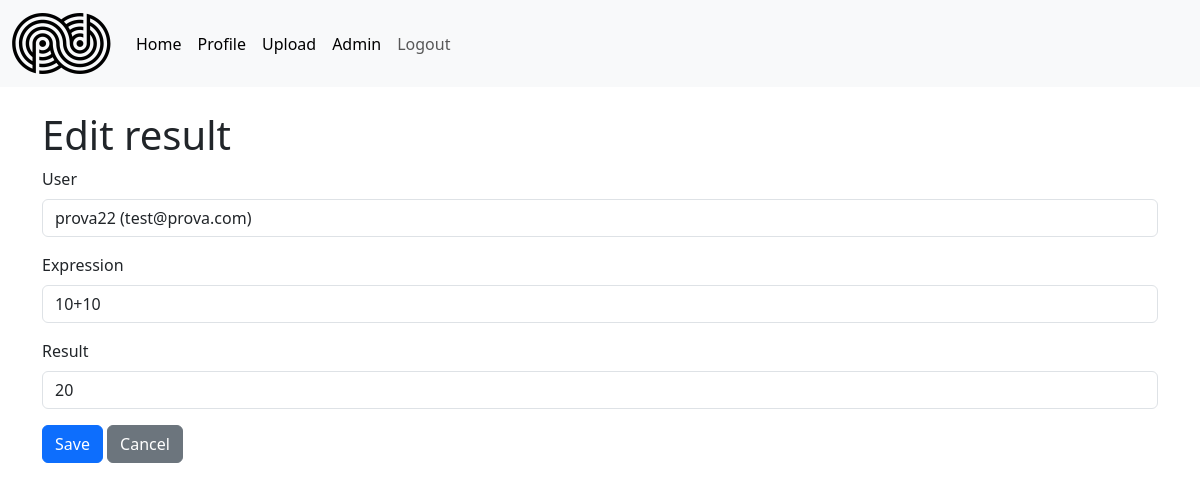
/auth/admin/results/2/edit (signed in), run on the app's committed database.
### models/model.py (models this page shows, shortened)
class Result(db.Model):
    id = db.Column(db.Integer, primary_key=True)
    user_id = db.Column(db.Integer, db.ForeignKey('user.id'), nullable=False)
    expression = db.Column(db.String(255), nullable=False)
    result = db.Column(db.String(255), nullable=False)
    timestamp = db.Column(db.DateTime, default=datetime.datetime.utcnow)
    user = db.relationship('User', backref=db.backref('results', lazy='select'))

class User(UserMixin, db.Model):
    id = db.Column(db.Integer, primary_key= True)
    username = db.Column(db.String(80), unique=True, nullable=False)
    email = db.Column(db.String(120), unique=True, nullable=False)
    password_hash = db.Column(db.String(128))  # Campo per la password criptata
    roles = db.relationship('Role', secondary=user_roles, backref=db.backref('users', lazy='dynamic'))
    def has_role(self, role_name):
        return any(role.name == role_name for role in self.roles)

### routes/auth.py (the view, shortened to what this page needs)
@login_required
@app.route('/admin/results/<int:result_id>/edit', methods=['GET', 'POST'])
def admin_edit_result(result_id):
    if not current_user.is_authenticated or not current_user.has_role('admin'):
        flash("Accesso non autorizzato!")
        return redirect(url_for('default.home'))
    res = db.session.get(Result, result_id)
    if not res:
        flash('Result non trovato')
        return redirect(url_for('auth.admin_page'))
    if request.method == 'GET':
        users = db.session.execute(db.select(User)).scalars().all()
        return render_template('admin_result_form.html', result=res, users=users)

### app.py (called while the page is built)
@login_manager.user_loader
def load_user(user_id):
    stmt = db.select(User).filter_by(id=user_id)
    user = db.session.execute(stmt).scalar_one_or_none()
    return user

### templates/admin_result_form.html (shortened to what this page needs)
{% extends "base.html" %}
{% block content %}
<div class="container mt-4">
    <h1>{{ 'Edit result' if result else 'Create result' }}</h1>
    <form method="post">
        <div class="mb-3">
            <label class="form-label">User</label>
            <select class="form-control" name="user_id" required>
                {% for u in users %}
                <option value="{{ u.id }}" {% if result and result.user_id==u.id %}selected{% endif %}>{{ u.username }} ({{ u.email }})</option>
                {% endfor %}
            </select>
        </div>
        <div class="mb-3">
            <label class="form-label">Expression</label>
            <input class="form-control" name="expression" value="{{ result.expression if result else '' }}" required />
        </div>
        <div class="mb-3">
            <label class="form-label">Result</label>
            <input class="form-control" name="result" value="{{ result.result if result else '' }}" required />
        </div>
        <button class="btn btn-primary" type="submit">Save</button>
        <a class="btn btn-secondary" href="{{ url_for('auth.admin_page') }}">Cancel</a>
    </form>
</div>
{% endblock %}

### data on the page
Result: user_id "prova22 (test@prova.com)", expression "10+10", result "20"

### other printed values
{{ 'Edit result' if result else 'Create result' }} "Edit result"
